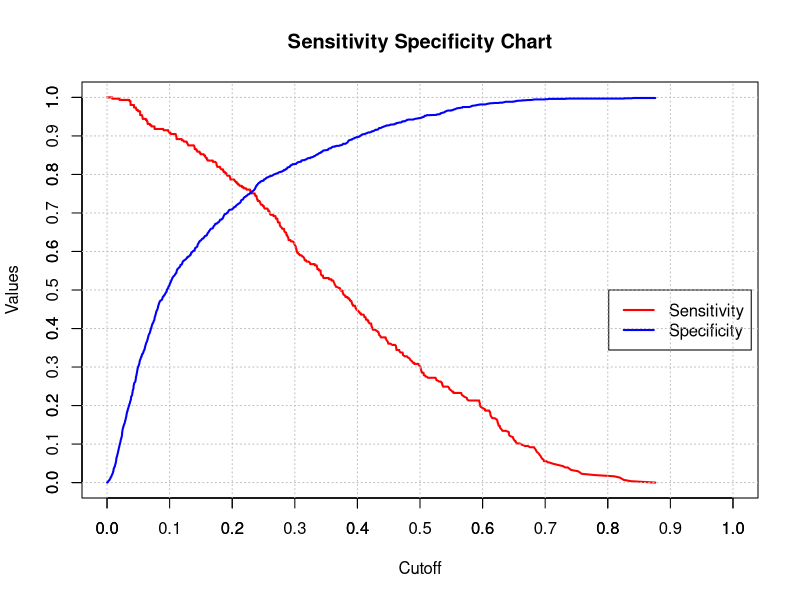

Source code (R):
#######################
#Chapter 6, Listing XX to Listing XX
#######################

#### Set up ####
# Start by cleaning the environment
rm(list=ls())

# Set a random seed for reproducability
set.seed(42) 

# We will use wine data
wine <- read.csv("wines.csv")

# Check the data structure
str(wine)

# Drop the ID column
wine$ID <- NULL

# Let's make this a binary classification
wine$quality_binary <- 1
wine[wine$quality < 7, "quality_binary"] <- 0
wine$quality_binary <- as.factor(wine$quality_binary)

# Need to drop the quality predictor
wine$quality <- NULL

# Check 
str(wine)

# What proportion do we have?
prop.table(table(wine$quality_binary))

# See scaling
summary(wine)

# Scale the dataset
scale_100 <- function(data) {
  data <- (data-min(data))/(max(data) - min(data)) 
  data <- data * 100
}

library(dplyr)
wine <- wine %>%
  mutate_if(is.numeric, scale_100)
summary(wine)

# Split dataset
trainset_size <- floor(0.75 * nrow(wine))
trainset_indices <- sample(seq_len(nrow(wine)), size = trainset_size)

# Assign observations to training and testing sets
trainset <- wine[trainset_indices, ]
testset <- wine[-trainset_indices, ]

# Rowcounts to check
nrow(trainset)
nrow(testset)
nrow(wine)

#### A Simple Model ####

# Let's start by using all variables
wine_logistic = glm(
             formula = quality_binary ~ .,
             data = trainset,
             family = "binomial")

# Analyse the model output
summary(wine_logistic)

# What else is available in a model output?
names(wine_logistic)

# Turn coefficient logits into probabilities
exp(coef(wine_logistic)) * 100 -100

#### Evaluation ####

# Create probabilities and predictions

# Probabilities firstly
testset$probability = predict(wine_logistic, 
                              newdata = testset[, -ncol(testset)]
                              , type = "response")

# Set a probability threshold of 0.5 to create class prediction
testset$class_prediction = 0
testset[testset$probability >= 0.5, "class_prediction"] = 1 

# Create an accuracy score
accuracy <- mean(testset$class_prediction == testset$quality_binary)
accuracy

#### Further Evaluation ####

# Create a confusion matrix (along with other measures) using the table function
cfm <- table(predicted=testset$class_prediction,true=testset$quality_binary)
cfm

# Precision = TP/(TP+FP)
precision <- cfm[1,1]/(cfm[1,1]+cfm[1,2])
precision

# Recall = TP/(TP+FN)
recall <- cfm[1,1]/(cfm[1,1]+cfm[2,1])
recall

# F1
f1 <- 2*(precision*recall/(precision+recall))
f1

#### Cut-off Curves ####

# Prediction Objects
library(ROCR)

# We need our target to be a factor with levels
testset$quality_binary <- as.factor(testset$quality_binary)
levels(testset$quality_binary) <- c("Bad", "Good")

# Create a prediction object on the testing data
test_pred <- prediction(testset$probability, testset$quality_binary)

# Get the sensitivity and specificity object
sens <- performance(test_pred, "sens")
spec <- performance(test_pred, "spec")

# Plot our curves
# Firstly set up the graph and sensitivity
plot(
  sens, 
  main = "Sensitivity Specificity Chart", type = "l", col = "red", lwd = 2, 
  xlim = c(0,1), ylim = c(0,1), 
  ylab = "Values")
  axis(side = 1, at = seq(0, 1, 0.1))
  axis(side = 2, at = seq(0, 1, 0.1))
  
# Add a legend & some grid lines
legend("topright", legend = c("Sensitivity","Specificity"), col = c("red", "blue"), lty = 1, lwd = 2, inset=c(0.01,0.5))

abline(h = seq(0, 1, 0.1), v = seq(0, 1, 0.1), col="gray", lty=3)
  
# Add specificity
plot(
  spec, add = T, col = "blue", lwd = 2, 
  xlim = c(0,1), ylim = c(0,1)
)

# Find the optimal cutoff

# Create a new performance object for ease
test_sens_spec = performance(test_pred, "sens","spec")

# A dataframe of key values
threshold_df = data.frame(cut = test_sens_spec@alpha.values[[1]], 
                          sens = test_sens_spec@x.values[[1]],
                          spec = test_sens_spec@y.values[[1]])
# See some values
print(head(threshold_df,5))
print(tail(threshold_df, 5))

# Find row that is maximum of summing sensitivity and specificity
which.max(threshold_df$sens + threshold_df$spec)

# Roll the above into a simple subset to get the relevant cutoff value
threshold = threshold_df[which.max(threshold_df$sens + threshold_df$spec), "cut"]

cat("\nProbability threshold is", threshold)

# How does this affect accuracy?
accuracy # Reminder of old accuracy
testset$class_prediction_opt = "Bad"
testset[testset$probability >= threshold, "class_prediction_opt"] = "Good"

# Create a new accuracy score
accuracy_opt <- mean(testset$class_prediction_opt == testset$quality_binary)
accuracy_opt

# Create a new confusion matrix
cfm_opt <- table(predicted=testset$class_prediction_opt,true=testset$quality_binary)
cfm_opt
